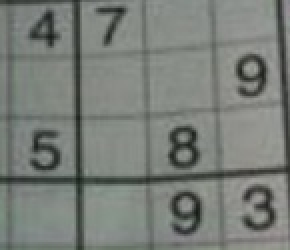
#> input picture OpenCV/pic/dave.jpg, 145 x 125 px, found by its file name (shown 2 times larger)
$ python '18-图像梯度.py'
#> lines starting #> are read from the running program, lines starting #| are printed output that depends on the picture
'''
本节要介绍的是图像梯度，图像边界等概念。
使用到的函数有Sobel(),Scharr(),Laplacian()等。

梯度简单来说就是求导。
OpenCV提供了三种不同的梯度滤波器，Sobel,Scharr,Laplacian。

1、Sobel算子和Scharr算子
    Sobel算子是高斯平滑和微分操作的结合，所以抗噪能力很好。
    可以设置求导的方向xorder或者yorder，还可以设定使用的卷积核的大小ksize。
    如果ksize=-1，会使用3x3的Scharr滤波器，效果更好。
    x方向[[-3,0,3],[-10,0,10],[-3,0,3]]
    y方向[[-3,-10,-3],[0,0,0],[3,10,3]]

2、Laplacian算子
    拉普拉斯算子可以使用二阶导数的形式定义。其离散实现类似于二阶Sobel导数。
    计算公式略过。。。

我们来看一个实例，看看几种算法的不同之处。
'''

import cv2 as cv
import numpy as np
import matplotlib.pyplot as plt

img=cv.imread('pic/dave.jpg',0)
#> img: shape (125, 145); min 24, max 161, mean 123.7

laplacian=cv.Laplacian(img,cv.CV_64F)
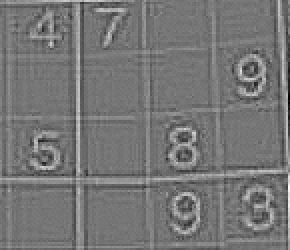
#> laplacian: shape (125, 145) float64 (shown 2 times larger); min -83, max 96, mean 0; drawn with min black and max white

sobelx=cv.Sobel(img,cv.CV_64F,1,0,ksize=5)
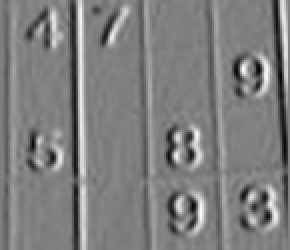
#> sobelx: shape (125, 145) float64 (shown 2 times larger); min -4286, max 4285, mean -14.8; drawn with min black and max white

sobely=cv.Sobel(img,cv.CV_64F,0,1,ksize=5)
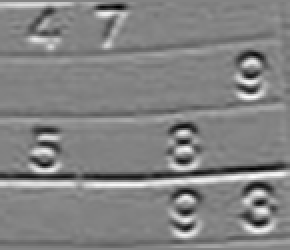
#> sobely: shape (125, 145) float64 (shown 2 times larger); min -4004, max 3782, mean 3.3; drawn with min black and max white

plt.subplot(2,2,1), plt.imshow(img,cmap='gray')
plt.title('Original'),plt.xticks([]),plt.yticks([])
plt.subplot(2,2,2), plt.imshow(laplacian,cmap='gray')
plt.title('Laplacian'),plt.xticks([]),plt.yticks([])
plt.subplot(2,2,3), plt.imshow(sobelx,cmap='gray')
plt.title('Sobel X'),plt.xticks([]),plt.yticks([])
plt.subplot(2,2,4), plt.imshow(sobely,cmap='gray')
plt.title('Sobel Y'),plt.xticks([]),plt.yticks([])
plt.show()
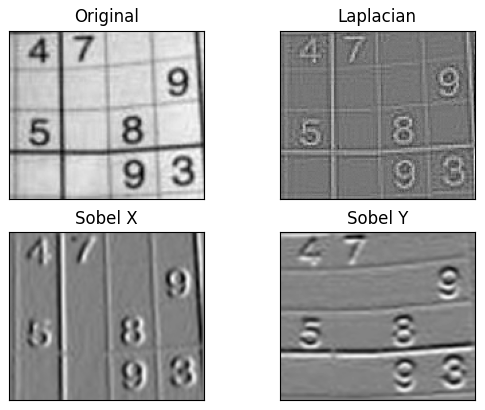
#> figure drawn by matplotlib, 4 panels

'''
传入上面例子的图片

另外需要着重关注的一点是，我们可以通过参数-1来设定输出图像的深度（数据类型）与原图保持一直，但是我们更倾向于使用更高的数据类型。
以免丢失图像边界。

'''

$ run again, with OpenCV/pic/Direct_blending.jpg copied over OpenCV/pic/dave.jpg
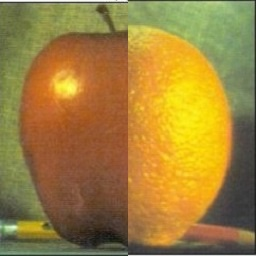
#> input picture OpenCV/pic/Direct_blending.jpg, 256 x 256 px, found by its file name
#> `sobelx=cv.Sobel(img,cv.CV_64F,1,0,ksize=5)`:
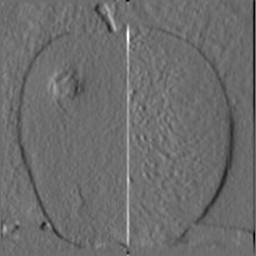
#> sobelx: shape (256, 256) float64; min -3774, max 5004, mean -23.2; drawn with min black and max white
#> `sobely=cv.Sobel(img,cv.CV_64F,0,1,ksize=5)`:
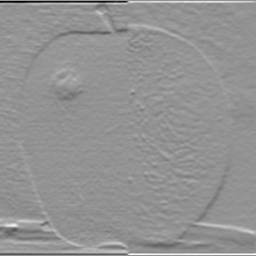
#> sobely: shape (256, 256) float64; min -7856, max 5708, mean -26.3; drawn with min black and max white
